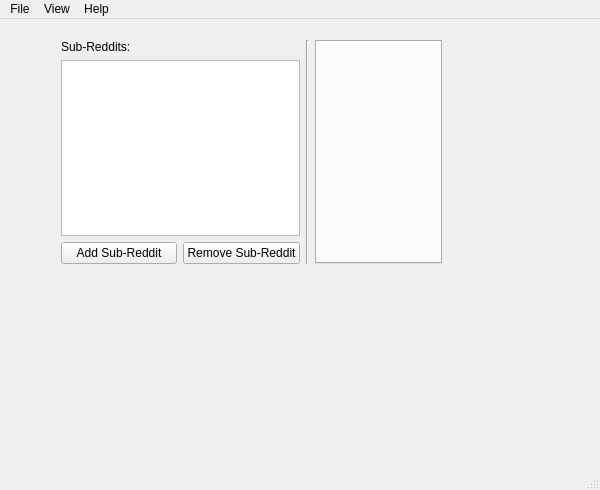
<?xml version="1.0" encoding="UTF-8"?>
<ui version="4.0">
 <class>allochthonClass</class>
 <widget class="QMainWindow" name="allochthonClass">
  <property name="geometry">
   <rect>
    <x>0</x>
    <y>0</y>
    <width>600</width>
    <height>490</height>
   </rect>
  </property>
  <property name="windowTitle">
   <string>Allochthon</string>
  </property>
  <widget class="QWidget" name="centralWidget">
   <widget class="QWidget" name="layoutWidget">
    <property name="geometry">
     <rect>
      <x>50</x>
      <y>10</y>
      <width>403</width>
      <height>246</height>
     </rect>
    </property>
    <layout class="QHBoxLayout" name="mainLayout">
     <item>
      <layout class="QVBoxLayout" name="verticalLayout">
       <item>
        <widget class="QLabel" name="label">
         <property name="text">
          <string>Sub-Reddits:</string>
         </property>
        </widget>
       </item>
       <item>
        <widget class="QListWidget" name="reddits">
         <property name="maximumSize">
          <size>
           <width>250</width>
           <height>16777215</height>
          </size>
         </property>
        </widget>
       </item>
       <item>
        <layout class="QHBoxLayout" name="horizontalLayout">
         <item>
          <widget class="QPushButton" name="add">
           <property name="text">
            <string>Add Sub-Reddit</string>
           </property>
          </widget>
         </item>
         <item>
          <widget class="QPushButton" name="remove">
           <property name="text">
            <string>Remove Sub-Reddit</string>
           </property>
          </widget>
         </item>
        </layout>
       </item>
      </layout>
     </item>
     <item>
      <widget class="Line" name="line">
       <property name="orientation">
        <enum>Qt::Vertical</enum>
       </property>
      </widget>
     </item>
     <item>
      <widget class="QTabWidget" name="tabs">
       <property name="tabsClosable">
        <bool>true</bool>
       </property>
      </widget>
     </item>
    </layout>
   </widget>
  </widget>
  <widget class="QMenuBar" name="menuBar">
   <property name="geometry">
    <rect>
     <x>0</x>
     <y>0</y>
     <width>600</width>
     <height>21</height>
    </rect>
   </property>
   <widget class="QMenu" name="menuFile">
    <property name="title">
     <string>File</string>
    </property>
    <addaction name="actionExit"/>
   </widget>
   <widget class="QMenu" name="menuHelp">
    <property name="title">
     <string>Help</string>
    </property>
    <addaction name="actionAbout_Allochthon"/>
   </widget>
   <widget class="QMenu" name="menuView">
    <property name="title">
     <string>View</string>
    </property>
    <addaction name="actionClose_Tab"/>
    <addaction name="actionUndo_Closed_Tab"/>
    <addaction name="separator"/>
    <addaction name="actionClear_Queue"/>
    <addaction name="actionClear_Queue_Mark"/>
   </widget>
   <addaction name="menuFile"/>
   <addaction name="menuView"/>
   <addaction name="menuHelp"/>
  </widget>
  <widget class="QStatusBar" name="statusBar"/>
  <action name="actionExit">
   <property name="text">
    <string>Exit</string>
   </property>
  </action>
  <action name="actionAbout_Allochthon">
   <property name="text">
    <string>About Allochthon</string>
   </property>
  </action>
  <action name="actionClose_Tab">
   <property name="text">
    <string>Close Tab</string>
   </property>
   <property name="shortcut">
    <string>Ctrl+W</string>
   </property>
  </action>
  <action name="actionSwitch_Tab_View">
   <property name="text">
    <string>Switch Tab View</string>
   </property>
   <property name="shortcut">
    <string>Ctrl+S</string>
   </property>
  </action>
  <action name="actionClear_Queue">
   <property name="text">
    <string>Clear Queue</string>
   </property>
   <property name="shortcut">
    <string>Ctrl+Q</string>
   </property>
  </action>
  <action name="actionClear_Queue_Mark">
   <property name="text">
    <string>Clear Queue (Mark as Read)</string>
   </property>
  </action>
  <action name="actionUndo_Closed_Tab">
   <property name="text">
    <string>Undo Closed Tab</string>
   </property>
   <property name="shortcut">
    <string>Ctrl+Shift+W</string>
   </property>
  </action>
 </widget>
 <layoutdefault spacing="6" margin="11"/>
 <resources>
  <include location="../resources/allochthon.qrc"/>
 </resources>
 <connections>
  <connection>
   <sender>actionExit</sender>
   <signal>triggered()</signal>
   <receiver>allochthonClass</receiver>
   <slot>close()</slot>
   <hints>
    <hint type="sourcelabel">
     <x>-1</x>
     <y>-1</y>
    </hint>
    <hint type="destinationlabel">
     <x>299</x>
     <y>199</y>
    </hint>
   </hints>
  </connection>
 </connections>
</ui>
